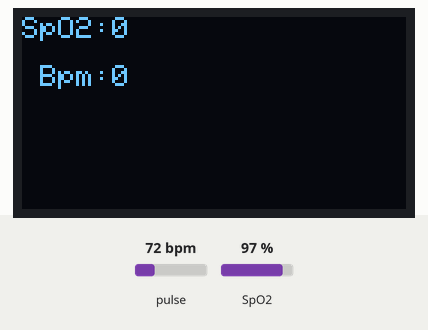
Simulated run of this sketch. Board: ESP32. On the bench: 128×64 one-colour display. The test bench sets the inputs (shaded band); at power-on: pulse 72 bpm, SpO2 97 %. What the sketch prints to the serial monitor is not drawn.

Above: at 1.6 s.
1.7 s: pulse set to 42 bpm
At 4.9 s:
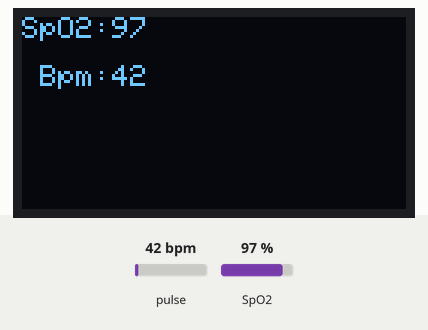
5.5 s: SpO2 set to 80 %
At 6.6 s:
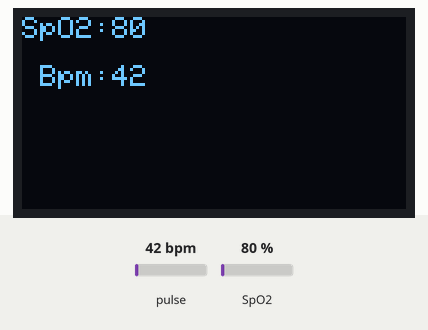
7.5 s: pulse set to 70 bpm
At 9.2 s:
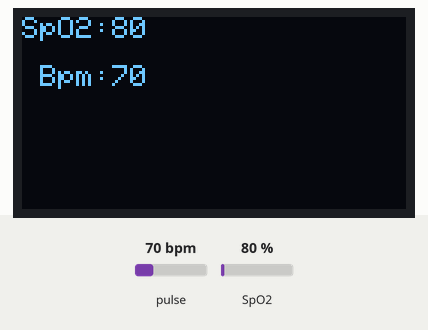
9.5 s: SpO2 set to 85 %
Timing chart, 0 to 12.5 s (numbered marks = the images above; inputs shaded):
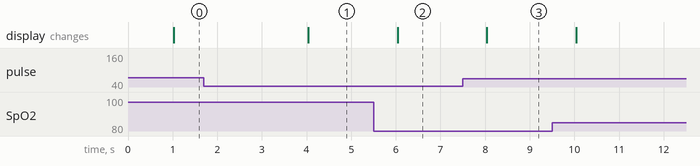

Measured:
- after the input at 1.7 s, the display: changes after 2.3 s (image 1)
- after the input at 5.5 s, the display: changes after 0.54 s (image 2)
- after the input at 7.5 s, the display: changes after 0.54 s (image 3)

The sketch:

OLED_MAX_Working.ino
```cpp
#include <Wire.h>
#include <Adafruit_GFX.h>
#include <Adafruit_SH110X.h>
#include "MAX30100_PulseOximeter.h"


#define REPORTING_PERIOD_MS 1000
PulseOximeter pox;
uint32_t tsLastReport = 0;

void onBeatDetected() {
  Serial.println("Beat!");
}

// Define a new TwoWire object for the software I2C bus
TwoWire myWire(1);

// Create an SSD1306 object for the OLED display
Adafruit_SH1106G display(128, 64, &myWire, -1);
//#define i2c_Address 0x3c

void setup() {
  // Begin the software I2C bus with the desired pins
  Serial.begin(115200);

  myWire.begin(19, 23);

  // Initialize the OLED display
  display.begin(0x3C, 0x3C);
  display.clearDisplay();


  Serial.print("Initializing pulse oximeter..");

  // Initialize the PulseOximeter instance
  // Failures are generally due to an improper I2C wiring, missing power supply
  // or wrong target chip
  if (!pox.begin()) {
    Serial.println("FAILED");
    for (;;)
      ;
  } else {
    Serial.println("SUCCESS");
  }
  pox.setIRLedCurrent(MAX30100_LED_CURR_7_6MA);

  // Register a callback for the beat detection
  pox.setOnBeatDetectedCallback(onBeatDetected);

}

void loop() {
  // Do nothing
  pox.update();
  //Serial.println(millis() - tsLastReport);
  if (millis() - tsLastReport > REPORTING_PERIOD_MS) {
    float heartrate = pox.getHeartRate();
    Serial.print("Heart rate:");
    Serial.print(heartrate);
    Serial.print("bpm / SpO2:");
    float bloodoxygen = pox.getSpO2();
    Serial.print(bloodoxygen);
    Serial.println("%");

    tsLastReport = millis();
    //Serial.println(tsLastReport);
    display.setTextSize(1);
    display.setTextColor(SH110X_WHITE);
    display.setCursor(0, 0);
    display.print("SpO2:");
    display.println(int(bloodoxygen));
    display.println();
    display.print(" Bpm:");
    display.println(int(heartrate));
    display.display();
      display.clearDisplay();
  }

}
```
